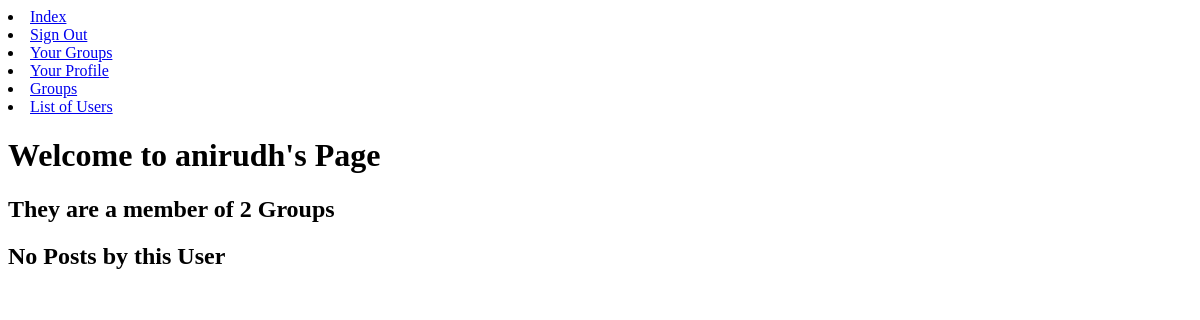
The page /account/user/5/ (signed in) on the database as committed earlier.
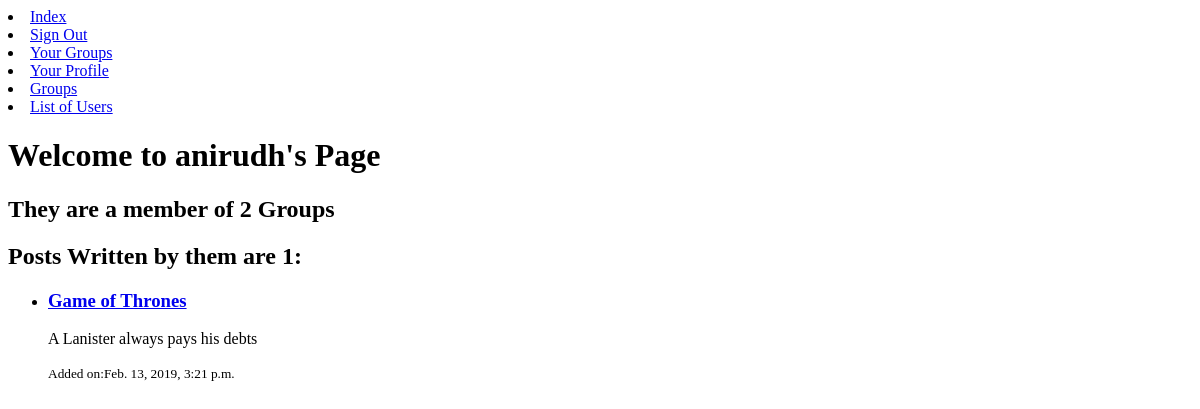
The same page on the database as committed later.
### groups/models.py (models this page shows, shortened)
class Post(models.Model):
    user = models.ForeignKey(User,related_name='posts',on_delete=models.CASCADE)
    created_at = models.DateTimeField(auto_now=True)
    text = models.TextField()
    group = models.ForeignKey(Group,related_name='posts',on_delete=models.CASCADE)
    slug = models.SlugField(allow_unicode=True,default='game_of_thrones')
    upvotes = models.IntegerField(default=0)
    downvotes = models.IntegerField(default=0)
    class Meta:
        ordering = ['-created_at']
        unique_together = ('user','text')

class Group(models.Model):
    name = models.CharField(max_length=200)
    slug = models.SlugField(allow_unicode=True,unique=True)
    description = models.TextField(blank=True,default='No description given yet')
    members = models.ManyToManyField(User,through='GroupMember',related_name='group')
    class Meta:
        unique_together = ['slug']

### account/views.py (the view)
# urls.py: path('user/<int:pk>/',UserProfileView.as_view(),name='user_profile'),
class UserProfileView(LoginRequiredMixin,ListView):
    template_name = 'account/user_profile.html'
    model = Post
    context_object_name = 'posts'
    def get_queryset(self):
        pk = self.kwargs['pk']
        user = get_object_or_404(User,id=pk)
        return Post.objects.filter(user=user).order_by('-created_at')
    def get_context_data(self, **kwargs):
        context = super().get_context_data(**kwargs)
        pk = self.kwargs['pk']
        user = get_object_or_404(User,id=pk)
        total_posts = Post.objects.filter(user=user).count()
        total_groups = GroupMember.objects.filter(user=user).count()
        context['user'] = user
        context['total_posts'] = total_posts
        context['total_groups'] = total_groups
        return context

### account/templates/account/user_profile.html
{% extends 'account/base.html' %}
{% block body_block %}
  <h1>Welcome to {{user.username}}'s Page</h1>
  <h2>They are a member of {{total_groups}} Groups</h2>
  {% if posts %}
  <h2>Posts Written by them are {{total_posts}}:</h2>
  <ul>
  {% for post in posts %}
  <li>
    <h3> <a href="{% url 'group:group_detail' slug=post.group.slug %}">{{post.group.name}}</a></h3>
    <p>{{post.text}}</p>
    <p><small>Added on:{{post.created_at}}</small></p>
  </li>
  {% endfor %}
  </ul>
  {% else %}
  <h2> No Posts by this User </h2>
  {% endif %}
{% endblock %}

Rows that differ between the two databases and show on the page:
added Post: group.name "Game of Thrones", text "A Lanister always pays his debts", created_at "Feb. 13, 2019, 3:21 p.m."
Other text that changed with them:
{{ total_posts }}: (not shown) → "1"
text no longer shown: "No Posts by this User"
text now shown: "Posts Written by them are :"
